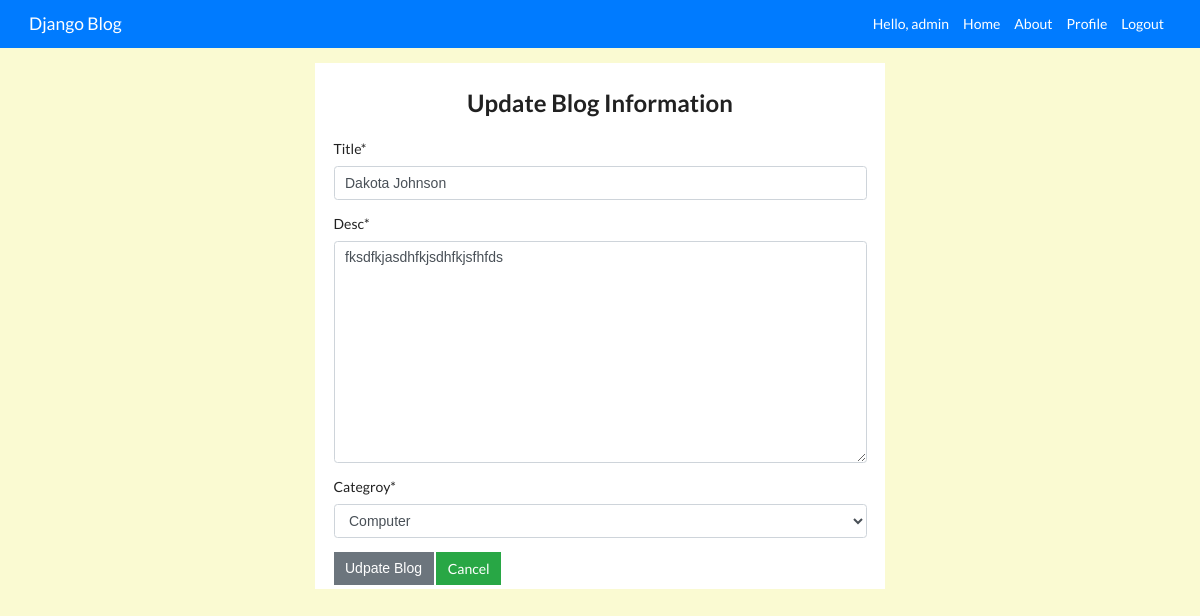
/myblog/updateblog/30 (signed in), run on the app's committed database.
### Myapp/models.py (models this page shows, shortened)
class Blog(models.Model):
    author = models.ForeignKey(User,on_delete = models.CASCADE )
    title = models.CharField(max_length =100)
    desc  = models.TextField()
    date  = models.DateTimeField(auto_now_add = True)
    categroy = models.ForeignKey(Categroy,related_name ='blogs', on_delete =models.SET_NULL, null =True)
    likes = models.ManyToManyField(User, related_name ='likes', default = None, blank = True)

### Myapp/views.py (the view)
# urls.py: path('updateblog/<int:id>', views.update_blog ,name ='updateblogpage'),
def update_blog(request, id):
    if request.method =='POST':
        pi = get_object_or_404(Blog, pk = id)
        fm = UpdateBlogForm(request.POST, instance = pi)
        if fm.is_valid():
            fm.save()
            messages.success(request,"Blog Post Updated Successfully!")
    else:
        pi = get_object_or_404(Blog, pk = id)
        fm = UpdateBlogForm(instance = pi)
    context ={
        'form':fm,
        'blog':pi
    }
    print(pi.author.id)
    print(request.user.id)
    return render(request, 'Myapp/updateblog.html',context)

### Myapp/forms.py
class UpdateBlogForm(forms.ModelForm):
    class Meta:
        model = Blog
        fields = ['title','desc','categroy']

### Myapp/models.py (called while the page is built)
    def __str__(self):
        return self.name

### Myapp/templates/Myapp/updateblog.html (shortened to what this page needs)
{% extends 'Myapp/base.html' %}
{% load crispy_forms_tags %}
{% block content %}
<div class="col-6 m-auto" style="background-color:white;">
    {% if request.user.is_authenticated %}
        {% if blog.author.id == request.user.id %}
                <form action="" method="post" class="p-1 "  novalidate>
                    <h2 class=" p-2 text-center m-3 " >Update Blog Information</h2>
                    {{ form | crispy }}
                    <input type="submit" class="btn btn-secondary rounded-0" value="Udpate Blog">
                    <a href="{% url 'homepage' %}" class="btn btn-success rounded-0">Cancel</a>
                </form>
        {% else %}
            <h2 class="text-center">You are not allowed here and you know it</h2>
        {% endif %}
{% else %}
    <h2 class="text-center">You are not aethorized</h2>
{% endif %}
</div>
{% endblock content %}

### Myapp/templates/Myapp/navbar.html (shortened to what this page needs)
<nav class="navbar navbar-expand-lg  w-100">
    <a class="navbar-brand" href="#">Django Blog</a>
    <div class="collapse navbar-collapse" id="navbarNavAltMarkup">
      <div class="navbar-nav ml-auto ">
        {% if request.user.is_authenticated %}
        <a class="nav-item nav-link active"  href="{% url 'homepage' %}">Hello, {{ request.user.username }}<span class="sr-only">(current)</span></a>
        {% endif %}
        <a class="nav-item nav-link active" href="{% url 'homepage' %}">Home <span class="sr-only">(current)</span></a>
        <a class="nav-item nav-link " href="{% url 'aboutpage' %}">About <span class="sr-only">(current)</span></a>
        {% if request.user.is_authenticated %}
        <a class="nav-item nav-link " href="{% url 'profile' %}">Profile <span class="sr-only">(current)</span></a>
        <a class="nav-item nav-link " href="{% url 'logoutpage' %}">Logout <span class="sr-only">(current)</span></a>
        {% else %}
        <a class="nav-item nav-link " href="{% url 'loginpage' %}">Login <span class="sr-only">(current)</span></a>
        <a class="nav-item nav-link " href="{% url 'signuppage' %}">Sign Up <span class="sr-only">(current)</span></a>
        {% endif %}
      </div>
    </div>
  </nav>

### Myapp/static/Myapp/css/styles.css (style rules this page uses)
body { background: lightgoldenrodyellow; }
.navbar-brand, .nav-link { color:white; }

### data on the page
Blog: title "Dakota Johnson", desc "fksdfkjasdhfkjsdhfkjsfhfds", categroy "Computer"

### other printed values
{{ request.user.username }} "admin"
